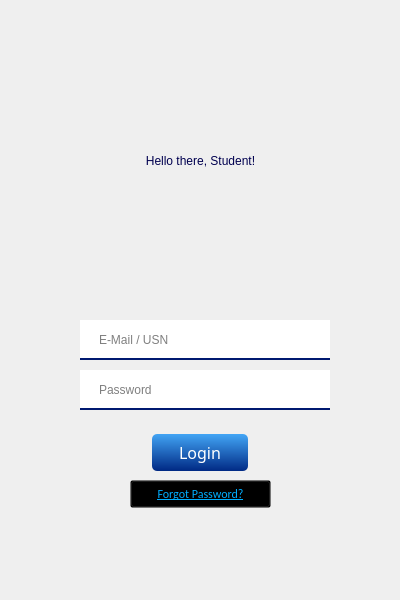
<?xml version="1.0" encoding="UTF-8"?>
<ui version="4.0">
 <class>Form</class>
 <widget class="QWidget" name="Form">
  <property name="geometry">
   <rect>
    <x>0</x>
    <y>0</y>
    <width>400</width>
    <height>600</height>
   </rect>
  </property>
  <property name="minimumSize">
   <size>
    <width>400</width>
    <height>600</height>
   </size>
  </property>
  <property name="maximumSize">
   <size>
    <width>400</width>
    <height>600</height>
   </size>
  </property>
  <property name="windowTitle">
   <string>Student Login</string>
  </property>
  <property name="autoFillBackground">
   <bool>true</bool>
  </property>
  <property name="styleSheet">
   <string notr="true"/>
  </property>
  <widget class="QLineEdit" name="username">
   <property name="geometry">
    <rect>
     <x>80</x>
     <y>320</y>
     <width>250</width>
     <height>40</height>
    </rect>
   </property>
   <property name="palette">
    <palette>
     <active>
      <colorrole role="Button">
       <brush brushstyle="SolidPattern">
        <color alpha="255">
         <red>255</red>
         <green>255</green>
         <blue>255</blue>
        </color>
       </brush>
      </colorrole>
      <colorrole role="Base">
       <brush brushstyle="SolidPattern">
        <color alpha="255">
         <red>255</red>
         <green>255</green>
         <blue>255</blue>
        </color>
       </brush>
      </colorrole>
      <colorrole role="Window">
       <brush brushstyle="SolidPattern">
        <color alpha="255">
         <red>255</red>
         <green>255</green>
         <blue>255</blue>
        </color>
       </brush>
      </colorrole>
     </active>
     <inactive>
      <colorrole role="Button">
       <brush brushstyle="SolidPattern">
        <color alpha="255">
         <red>255</red>
         <green>255</green>
         <blue>255</blue>
        </color>
       </brush>
      </colorrole>
      <colorrole role="Base">
       <brush brushstyle="SolidPattern">
        <color alpha="255">
         <red>255</red>
         <green>255</green>
         <blue>255</blue>
        </color>
       </brush>
      </colorrole>
      <colorrole role="Window">
       <brush brushstyle="SolidPattern">
        <color alpha="255">
         <red>255</red>
         <green>255</green>
         <blue>255</blue>
        </color>
       </brush>
      </colorrole>
     </inactive>
     <disabled>
      <colorrole role="Button">
       <brush brushstyle="SolidPattern">
        <color alpha="255">
         <red>255</red>
         <green>255</green>
         <blue>255</blue>
        </color>
       </brush>
      </colorrole>
      <colorrole role="Base">
       <brush brushstyle="SolidPattern">
        <color alpha="255">
         <red>255</red>
         <green>255</green>
         <blue>255</blue>
        </color>
       </brush>
      </colorrole>
      <colorrole role="Window">
       <brush brushstyle="SolidPattern">
        <color alpha="255">
         <red>255</red>
         <green>255</green>
         <blue>255</blue>
        </color>
       </brush>
      </colorrole>
     </disabled>
    </palette>
   </property>
   <property name="autoFillBackground">
    <bool>false</bool>
   </property>
   <property name="styleSheet">
    <string notr="true">#username{
background-color: white;
border-bottom-color: #001970;
border-top-color: transparent;
border-left-color: transparent;
border-right-color: transparent;
border-style: outset;
border-width: 2px;
font: 57 10pt &quot;Slate For OnePlus&quot;;
padding: 6px;
padding-left: 15px;
}
#username:hover {
    border-style: inset;
}
#username:focus {
    background-color: #E3F2FD;
    border-style: inset;
}</string>
   </property>
   <property name="inputMethodHints">
    <set>Qt::ImhNone</set>
   </property>
   <property name="inputMask">
    <string notr="true"/>
   </property>
   <property name="text">
    <string/>
   </property>
   <property name="frame">
    <bool>false</bool>
   </property>
   <property name="placeholderText">
    <string>E-Mail / USN</string>
   </property>
   <property name="clearButtonEnabled">
    <bool>true</bool>
   </property>
  </widget>
  <widget class="QLineEdit" name="password">
   <property name="geometry">
    <rect>
     <x>80</x>
     <y>370</y>
     <width>250</width>
     <height>40</height>
    </rect>
   </property>
   <property name="palette">
    <palette>
     <active>
      <colorrole role="Button">
       <brush brushstyle="SolidPattern">
        <color alpha="255">
         <red>255</red>
         <green>255</green>
         <blue>255</blue>
        </color>
       </brush>
      </colorrole>
      <colorrole role="Base">
       <brush brushstyle="SolidPattern">
        <color alpha="255">
         <red>255</red>
         <green>255</green>
         <blue>255</blue>
        </color>
       </brush>
      </colorrole>
      <colorrole role="Window">
       <brush brushstyle="SolidPattern">
        <color alpha="255">
         <red>255</red>
         <green>255</green>
         <blue>255</blue>
        </color>
       </brush>
      </colorrole>
     </active>
     <inactive>
      <colorrole role="Button">
       <brush brushstyle="SolidPattern">
        <color alpha="255">
         <red>255</red>
         <green>255</green>
         <blue>255</blue>
        </color>
       </brush>
      </colorrole>
      <colorrole role="Base">
       <brush brushstyle="SolidPattern">
        <color alpha="255">
         <red>255</red>
         <green>255</green>
         <blue>255</blue>
        </color>
       </brush>
      </colorrole>
      <colorrole role="Window">
       <brush brushstyle="SolidPattern">
        <color alpha="255">
         <red>255</red>
         <green>255</green>
         <blue>255</blue>
        </color>
       </brush>
      </colorrole>
     </inactive>
     <disabled>
      <colorrole role="Button">
       <brush brushstyle="SolidPattern">
        <color alpha="255">
         <red>255</red>
         <green>255</green>
         <blue>255</blue>
        </color>
       </brush>
      </colorrole>
      <colorrole role="Base">
       <brush brushstyle="SolidPattern">
        <color alpha="255">
         <red>255</red>
         <green>255</green>
         <blue>255</blue>
        </color>
       </brush>
      </colorrole>
      <colorrole role="Window">
       <brush brushstyle="SolidPattern">
        <color alpha="255">
         <red>255</red>
         <green>255</green>
         <blue>255</blue>
        </color>
       </brush>
      </colorrole>
     </disabled>
    </palette>
   </property>
   <property name="autoFillBackground">
    <bool>false</bool>
   </property>
   <property name="styleSheet">
    <string notr="true">#password{
background-color: white;
border-bottom-color: #001970;
border-top-color: transparent;
border-left-color: transparent;
border-right-color: transparent;
border-style: outset;
border-width: 2px;
font: 57 10pt &quot;Slate For OnePlus&quot;;
padding: 6px;
padding-left: 15px;
}
#password:hover {
    border-style: inset;
}
#password:focus {
    background-color: #E3F2FD;
    border-style: inset;
}</string>
   </property>
   <property name="inputMethodHints">
    <set>Qt::ImhNone</set>
   </property>
   <property name="inputMask">
    <string notr="true"/>
   </property>
   <property name="text">
    <string/>
   </property>
   <property name="frame">
    <bool>true</bool>
   </property>
   <property name="placeholderText">
    <string>Password</string>
   </property>
   <property name="clearButtonEnabled">
    <bool>true</bool>
   </property>
  </widget>
  <widget class="QPushButton" name="login">
   <property name="geometry">
    <rect>
     <x>150</x>
     <y>430</y>
     <width>100</width>
     <height>45</height>
    </rect>
   </property>
   <property name="font">
    <font>
     <family>Slate For OnePlus Medium</family>
     <pointsize>-1</pointsize>
     <weight>7</weight>
     <italic>false</italic>
     <bold>false</bold>
    </font>
   </property>
   <property name="styleSheet">
    <string notr="true">
#login{
	font: 57 8pt &quot;Slate For OnePlus Medium&quot;;
background-color:qlineargradient(spread:pad, x1:0.462, y1:1, x2:0.487, y2:0, stop:0 rgba(0, 41, 132, 255), stop:1 rgba(66, 165, 245, 255));
    color: white;
    padding: 5px;
    text-align: center;
    font-size: 16px;
    margin: 4px 2px;
border-radius: 5px;
}
#login:hover{
background-color:#01579B;

}
#login:pressed{
background-color:#1A237E;
}</string>
   </property>
   <property name="text">
    <string>Login</string>
   </property>
   <property name="shortcut">
    <string>Return</string>
   </property>
  </widget>
  <widget class="QPushButton" name="f_pass">
   <property name="geometry">
    <rect>
     <x>160</x>
     <y>620</y>
     <width>131</width>
     <height>28</height>
    </rect>
   </property>
   <property name="font">
    <font>
     <family>Calibri</family>
     <underline>true</underline>
    </font>
   </property>
   <property name="cursor">
    <cursorShape>PointingHandCursor</cursorShape>
   </property>
   <property name="styleSheet">
    <string notr="true">color: rgb(0, 0, 127);
background-color: transparent;
border-color: transparent;
selection-color: transparent;
selection-background-color:transparent;
gridline-color: transparent;</string>
   </property>
   <property name="text">
    <string>Forgot Password?</string>
   </property>
  </widget>
  <widget class="QLabel" name="label_2">
   <property name="geometry">
    <rect>
     <x>0</x>
     <y>0</y>
     <width>401</width>
     <height>601</height>
    </rect>
   </property>
   <property name="text">
    <string/>
   </property>
   <property name="pixmap">
    <pixmap resource="icons.qrc">:/Wallpaper/l2.png</pixmap>
   </property>
   <property name="scaledContents">
    <bool>true</bool>
   </property>
  </widget>
  <widget class="QLabel" name="label_3">
   <property name="geometry">
    <rect>
     <x>140</x>
     <y>190</y>
     <width>111</width>
     <height>101</height>
    </rect>
   </property>
   <property name="text">
    <string/>
   </property>
   <property name="pixmap">
    <pixmap resource="icons.qrc">:/student/Student1.png</pixmap>
   </property>
   <property name="scaledContents">
    <bool>true</bool>
   </property>
  </widget>
  <widget class="QLabel" name="label">
   <property name="geometry">
    <rect>
     <x>0</x>
     <y>120</y>
     <width>401</width>
     <height>81</height>
    </rect>
   </property>
   <property name="styleSheet">
    <string notr="true">font: 57 22pt &quot;Slate For OnePlus Medium&quot;;
background-color: transparent;
border-color: transparent;

color: #00004f</string>
   </property>
   <property name="text">
    <string>Hello there, Student!</string>
   </property>
   <property name="alignment">
    <set>Qt::AlignCenter</set>
   </property>
  </widget>
  <widget class="QPushButton" name="f_pass_2">
   <property name="geometry">
    <rect>
     <x>130</x>
     <y>480</y>
     <width>141</width>
     <height>28</height>
    </rect>
   </property>
   <property name="font">
    <font>
     <family>Calibri</family>
     <underline>true</underline>
    </font>
   </property>
   <property name="cursor">
    <cursorShape>PointingHandCursor</cursorShape>
   </property>
   <property name="styleSheet">
    <string notr="true">color:rgb(0, 174, 255);
background-color: transparent;
border-color: transparent;
selection-color: transparent;
selection-background-color:transparent;
gridline-color: transparent;</string>
   </property>
   <property name="text">
    <string>Forgot Password?</string>
   </property>
  </widget>
  <zorder>label_2</zorder>
  <zorder>username</zorder>
  <zorder>password</zorder>
  <zorder>login</zorder>
  <zorder>f_pass</zorder>
  <zorder>label_3</zorder>
  <zorder>label</zorder>
  <zorder>f_pass_2</zorder>
 </widget>
 <resources>
  <include location="icons.qrc"/>
  <include location="../icons.qrc"/>
 </resources>
 <connections/>
</ui>
